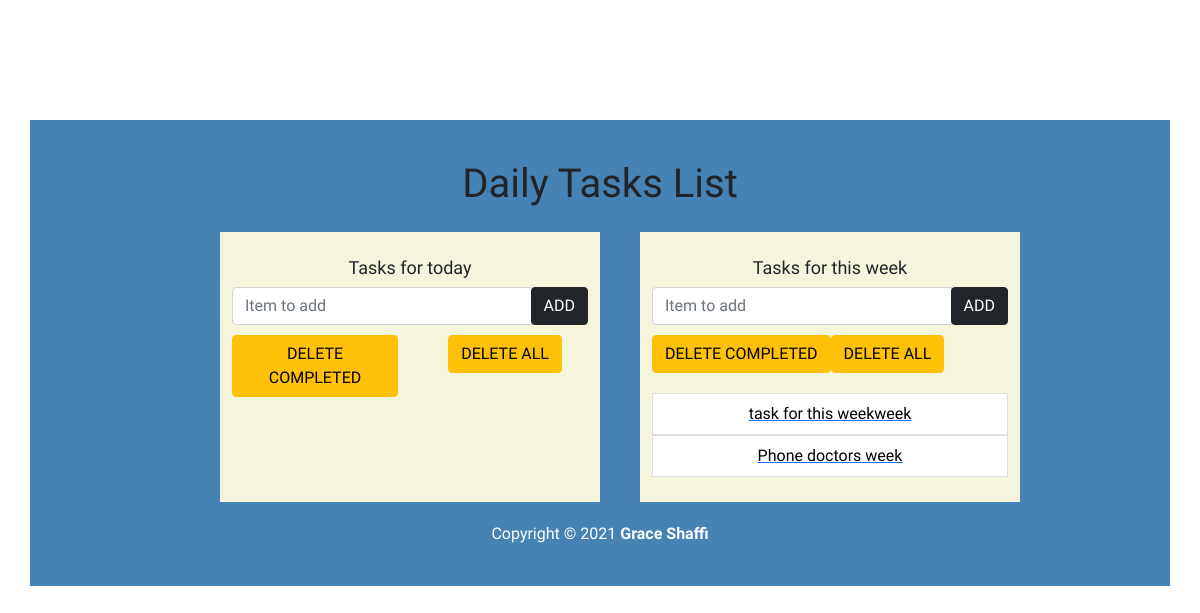
Before: / with the older database file.
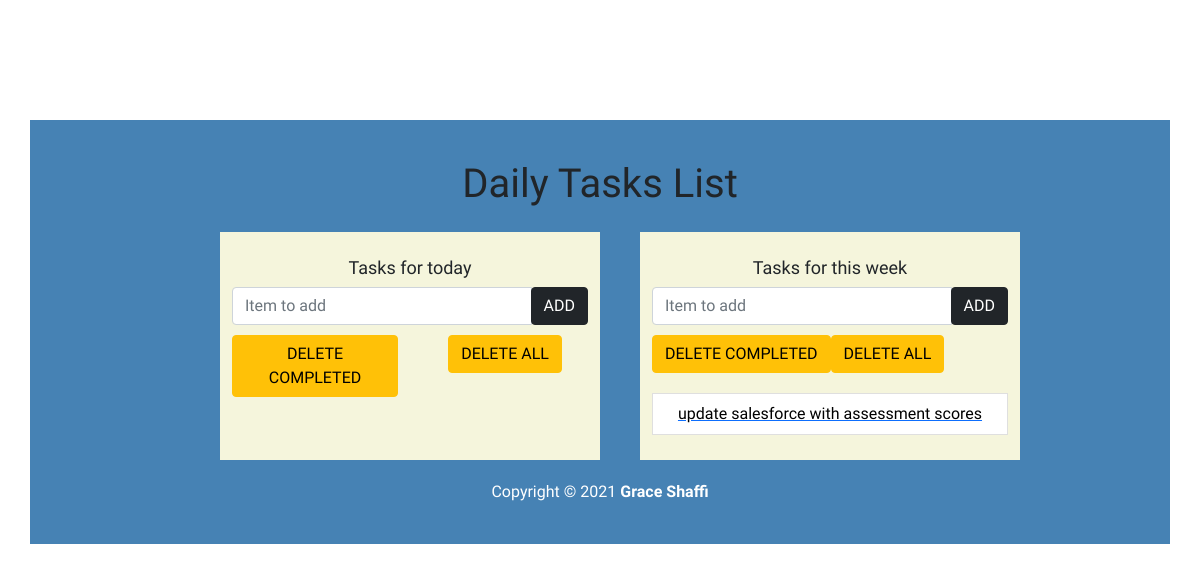
After: the same page with the newer database file.
### todo_list/models.py (models this page shows, shortened)
class Todo(models.Model):
    text = models.CharField(max_length=40)
    complete = models.BooleanField(default=False)
    type = models.CharField(max_length=10, default='day')
    owner = models.CharField(max_length=100)

### todo_list/views.py (the view)
# urls.py: path('', views.index, name='index'),
def index(request):
    if request.method == 'POST':
        form = CreateTodo(request.POST)
        if form.is_valid():
            typeT = request.POST.get('addButton', 'day')
            print(typeT)
            textT = request.POST['text']
            user = request.user
            new_item = Todo(text=textT, type=typeT, owner=user.username)
            new_item.save()
            return redirect('index')
    else:
        form = CreateTodo() #creates the form
    items = Todo.objects.order_by('id')
    context = {'form': form, 'items': items } #can now be passed to the HTML file
    return render(request, 'todo_list/index.html', context)

### todo_list/forms.py
class CreateTodo(forms.Form):
    text = forms.CharField(max_length=40, widget=forms.TextInput(attrs={'class': 'form-control', 'placeholder': 'Item to add'}))

### todo_list/templates/todo_list/index.html (shortened to what this page needs)
{% load static %}
<!DOCTYPE html>
<html lang="en">
	<head>
		<link rel="stylesheet" href="{% static 'todo_list/style.css' %}">
		<link href="https://cdn.jsdelivr.net/npm/bootstrap@5.0.0-beta1/dist/css/bootstrap.min.css" rel="stylesheet">
	</head>
	<body>
		<div class="container text-center" id="wrapper">
			<h1 class="mb-4">Daily Tasks List</h1>
			<div class="row justify-content-center">
				<div class="col-lg-4 content" id="contentDay">
					<h2>Tasks for today</h2>
					<form action="{% url 'index' %}" method="POST" role="form" id="dayForm">
						<div class="form-group">
							<div class="input-group">
								{{ form.text }}
							  <span class="input-group-btn">
								<button type="submit" class="btn btn-dark" form="dayForm" name="addButton" value="day">ADD</button>
							</span>
							</div>
						</div>
					</form>
					<div class="row t10">
						<div class="col-lg-12">
							<div class="row">
								<div class="col">
									<div class="btn-group">
										<a href="{% url 'deletecomplete' %}"><button type="button" class="btn btn-warning">
											DELETE COMPLETED
										</button></a>
									</div>
								</div>
								<div class="col">
									<div class="btn-group">
										<a href="{% url 'deleteall' %}"><button type="button" class="btn btn-warning">
											DELETE ALL
										</button></a>
									</div>
								</div>
							</div>
						</div>
					</div>
				</div>
				<div class="col-lg-4 content" id="contentWeek">
					<h2>Tasks for this week</h2>
					<form action="{% url 'index' %}" id="weekForm" method="POST" role="form">
						<div class="form-group">
							<div class="input-group">
								{{ form.text }}
							  <span class="input-group-btn">
								  <button type="submit" class="btn btn-dark" form="weekForm" name="addButton" value="week" >ADD</button>
							  </span>
							</div>
						</div>
					</form>
					<div class="row t10">
						<div class="col-lg-12">
							<div class="btn-toolbar">
								<div class="btn-group">
									<a href="{% url 'deletecomplete' %}"><button type="button" class="btn btn-warning">
										DELETE COMPLETED
								   </button></a>
								</div>
								<div class="btn-group">
									<a href="{% url 'deleteall' %}"><button type="button" class="btn btn-warning">
										DELETE ALL
								   </button></a>
								</div>
							</div>
						</div>
					</div>
					<ul class="list-group t20">
						{% for item in items %}
							{% if item.type == 'week' %}
								{% if item.complete %}
									<li class="list-group-item todo-completed">{{ item.text }}</li>
								{% else %}
									<a href="{% url 'complete' item.id %}"><li class="list-group-item">{{ item.text }}</li></a>
								{% endif %}
							{% endif %}
						{% endfor %}
					</ul>
				</div>
			</div>
			<footer>
				<div class="row pad">
					<div class="col-lg-12 text-center">
						Copyright &copy; 2021 <strong>Grace Shaffi</strong>
					</div>
				</div>
			</footer>
		</div>
	</body>
</html>

### todo_list/static/todo_list/style.css (style rules this page uses)
.container { background: steelblue; padding: 40px; font-family: 'Oswald', 'Futura', sans-serif; }
#wrapper { margin-top: 10% !important; }
.content { background: beige; padding: 25px; }
.content > h2 { font-size: 18px; text-align: center; padding-top: 0; }
#wrapper .t10 { margin-top: 10px; }
.content .t20 { margin-top: 20px; }
footer { margin-top: 20px; color: white; }
.content .list-group-item { color: black; }
#contentWeek { margin-left: 40px; }
#contentDay { margin-left: 40px; }

Changed rows visible on the page:
removed Todo: text "task for this weekweek"
removed Todo: text "Phone doctors week"
added Todo: text "update salesforce with assessment scores"
